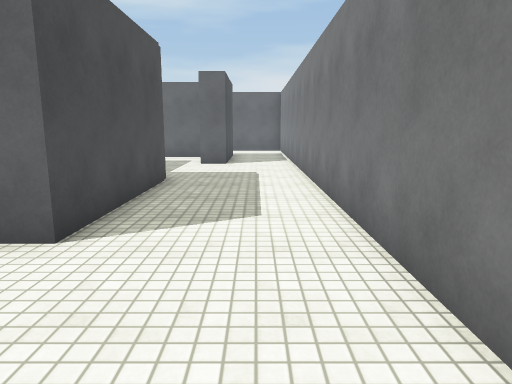
[1] (above)

24 first-person views from a walk through a 3-D level made in the Unity game engine. The camera is 1.4 m above the floor, tilts 10° down and sees 70° across. The floor is counted in squares, 1 m on a side. Each view is taken from the middle of a square. On the plan, view 1 faces up. The plan holds only what a view shows up to about 16 squares ahead; the rest is blank. The place goes on beyond the plan. Surface patterns are stand-ins for the level's own textures.

[2]
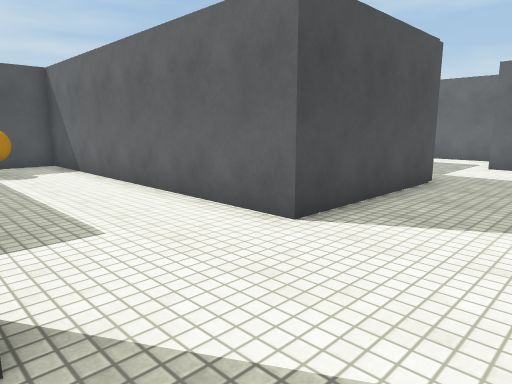

[3]
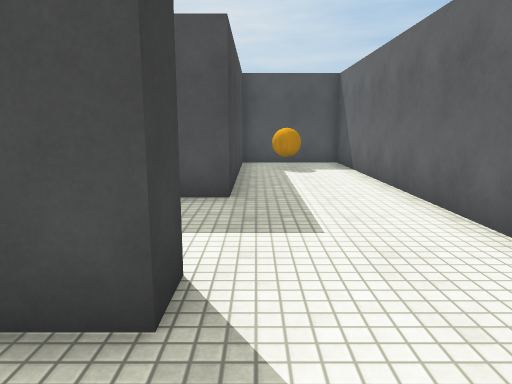

[4]
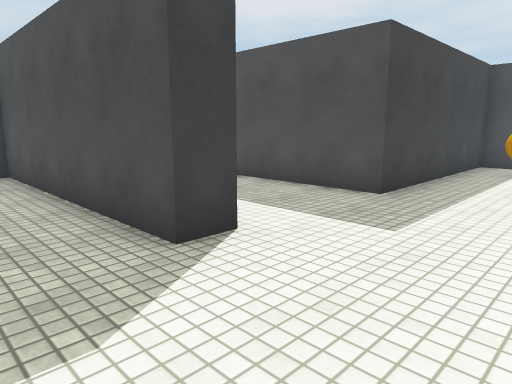

[5]
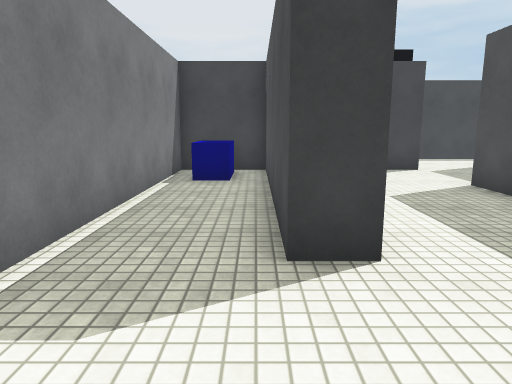

[6]
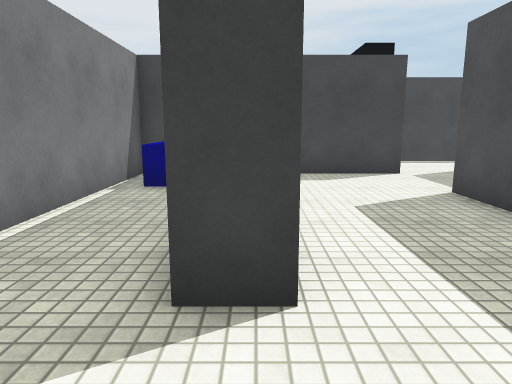

[7]
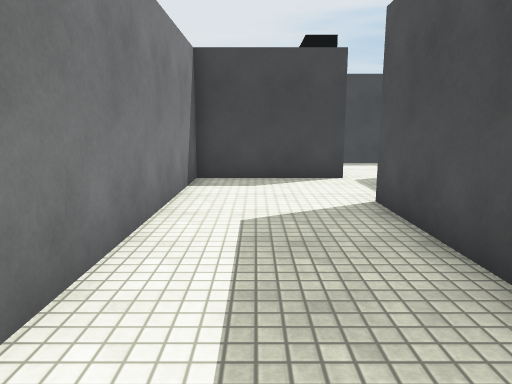

[8]
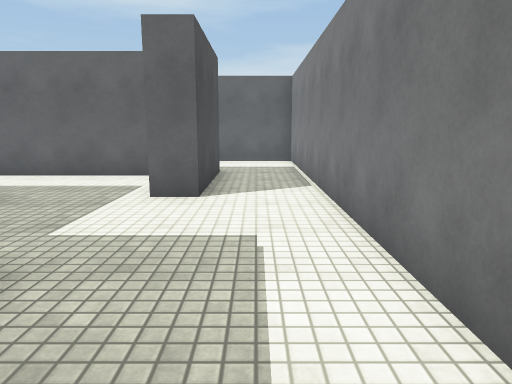

[9]
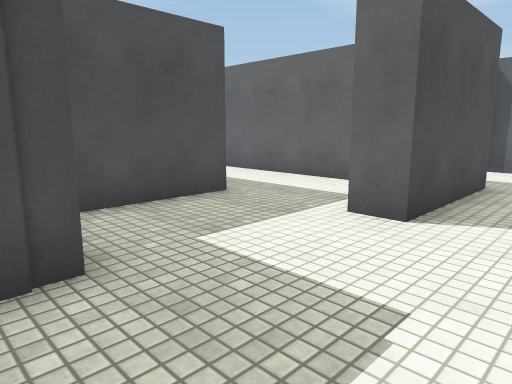

[10]
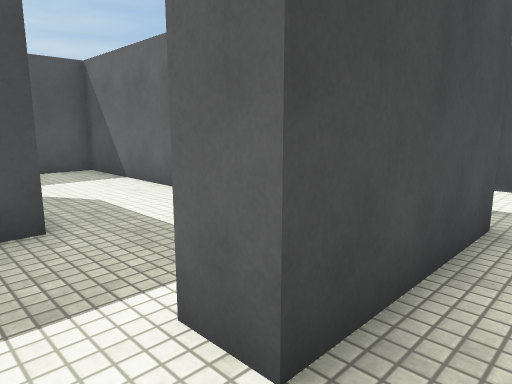

[11]
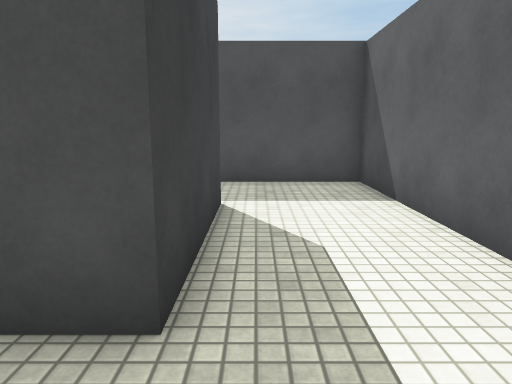

[12]
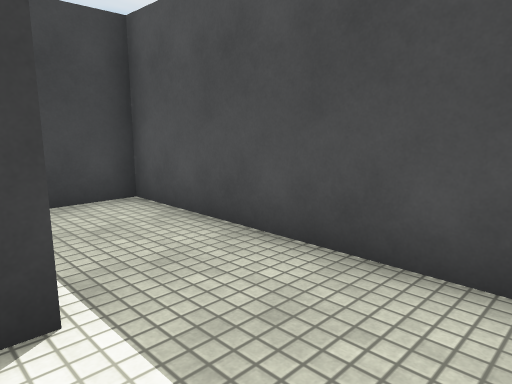

[13]
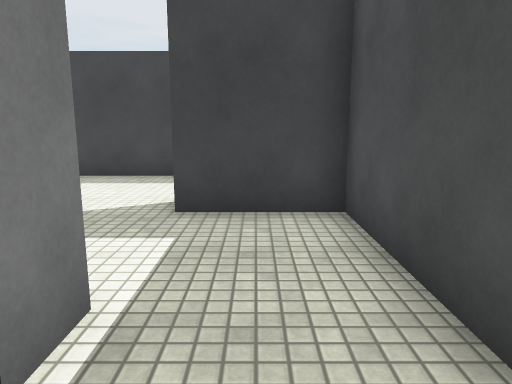

[14]
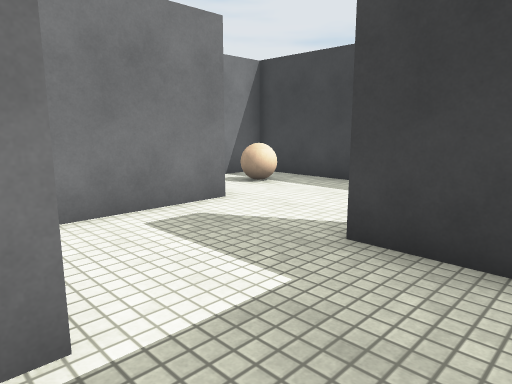

[15]
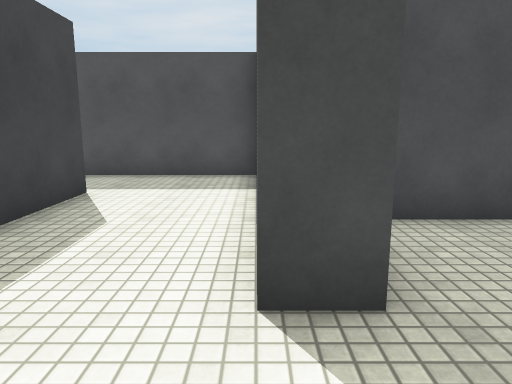

[16]
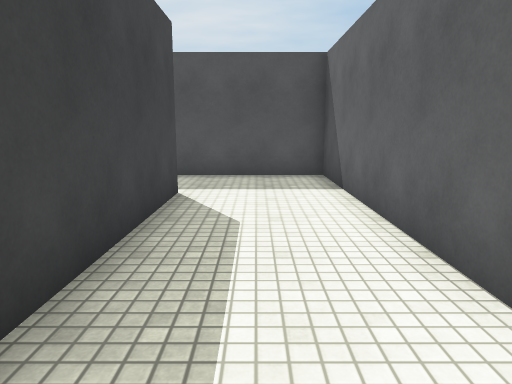

[17]
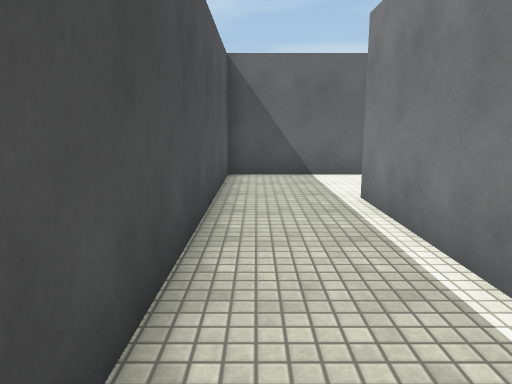

[18]
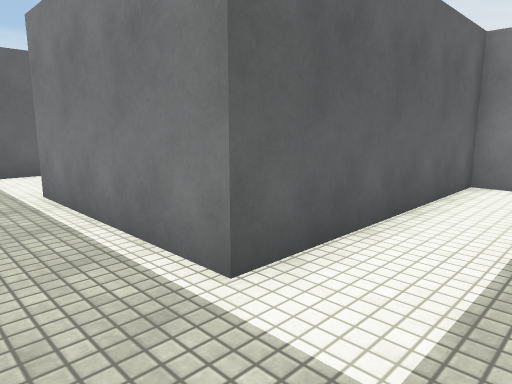

[19]
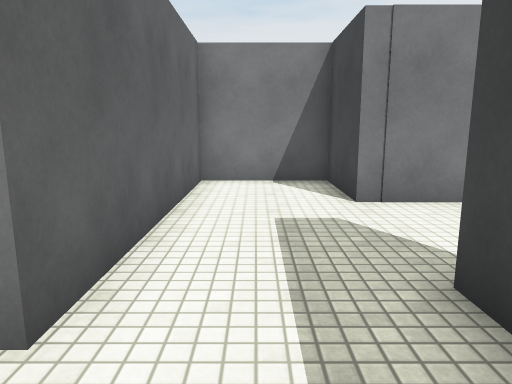

[20]
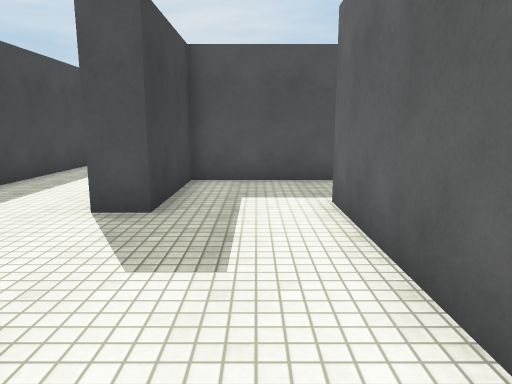

[21]
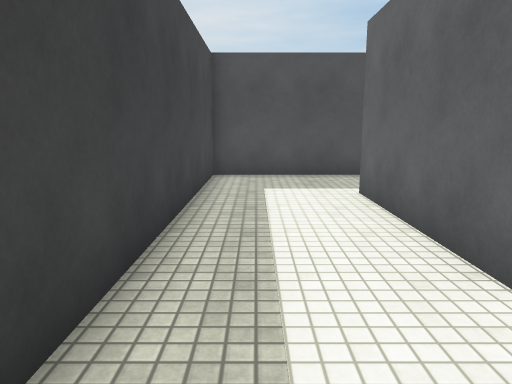

[22]
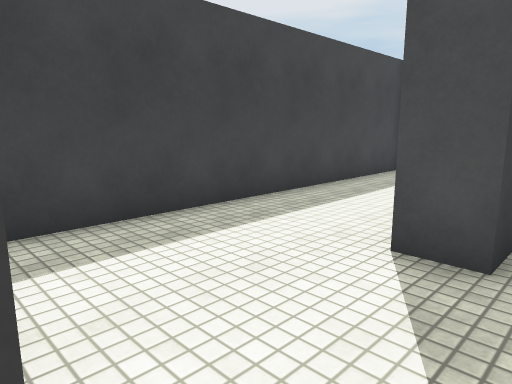

[23]
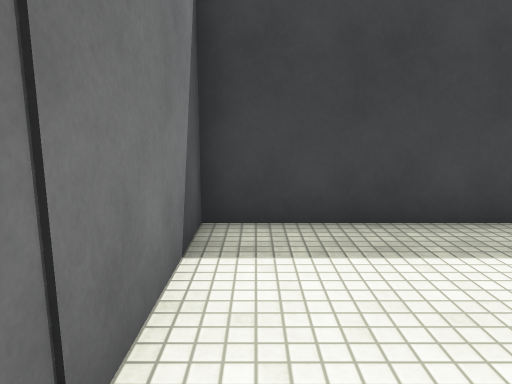

[24]
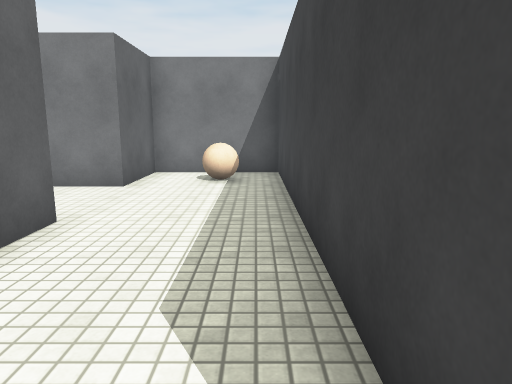

### Floor plan
Points are (right, up) in squares from view 1. A wall is a line through its corners. A room is listed if a view was taken in it or the views show most of it. See-through windows are left out.
Room 1 (views 1, 2, 3, 4, 5, 6, 7, 8, 9, 10)
walls: (-2.4, 0.3) (-1.3, 0.3) (-1.3, -8.3) (1.5, -8.3) (1.5, 13.4); (-2.5, 10.2) (-2.5, 4.3) (-14, 4.3) (-14, 0.5) (-6.3, 0.5) (-6.3, -5); (-5.3, 14.3) (-5.3, 11.1); (-1.2, 14.4) (-2.2, 14.4); (-6.5, -8.3) (-2.3, -8.3) (-2.3, -0.1)
low walls: (-0.4, -5.7) (0.8, -5.7)
ways out: opening at (-3.5, 14) to room 2; opening at (-6, -6.5); opening at (0.5, 14.5)
objects: brown ball (-12, 2)
Room 2 (views 11, 12, 13, 14)
walls: (-9.7, 13.2) (-9.7, 14.3) (-5.3, 14.3); (-2.9, 17.7) (-12.5, 17.7) (-12.5, 10) (-10.6, 10)
ways out: opening at (-3.5, 14) to room 1; opening at (-10, 11.5) to room 3
Room 3 (views 15, 16, 24)
walls: (-10.6, 10) (-9.6, 10) (-9.6, 9) (-17.8, 9) (-17.8, -0.6); (-14.9, -0.5) (-14.9, 5.3) (-3.5, 5.3) (-3.5, 9.2) (-6.3, 9.2) (-6.3, 12.4)
ways out: opening at (-10, 11.5) to room 2; opening at (-16.5, 0) to room 4
objects: ball (-5, 7)
Room 4 (views 17, 18, 19, 20, 21, 22, 23)
walls: (-17.8, -0.6) (-17.8, -3.8) (-14, -3.8) (-14, -4.8) (-18.9, -4.8); (-21.9, -3.8) (-21.9, -8.3) (-10.2, -8.3) (-10.2, -3.8) (-7.3, -3.8) (-7.3, -0.5) (-14.9, -0.5)
ways out: opening at (-16.5, 0) to room 3; opening at (-20.5, -5)

Where each view was taken, in squares from view 1:
view 1: 0 up, 0 right, facing up
view 2: 0 up, 1 right, facing up-left
view 3: 1 up, 1 right, facing left
view 4: 4 up, 1 right, facing down-left
view 5: 4 up, 1 left, facing down
view 6: 3 up, 2 left, facing down
view 7: 2 up, 4 left, facing down
view 8: 7 up, 0 right, facing up
view 9: 9 up, 1 right, facing up-left
view 10: 13 up, 0 right, facing up-left
view 11: 15 up, 3 left, facing left
view 12: 17 up, 9 left, facing down-left
view 13: 16 up, 11 left, facing down
view 14: 14 up, 12 left, facing down-right
view 15: 9 up, 7 left, facing left
view 16: 7 up, 7 left, facing left
view 17: 2 down, 17 left, facing up
view 18: 3 down, 17 left, facing up-right
view 19: 2 down, 17 left, facing right
view 20: 2 down, 8 left, facing left
view 21: 7 down, 11 left, facing left
view 22: 3 down, 10 left, facing down-left
view 23: 3 down, 11 left, facing down
view 24: 6 up, 15 left, facing right
